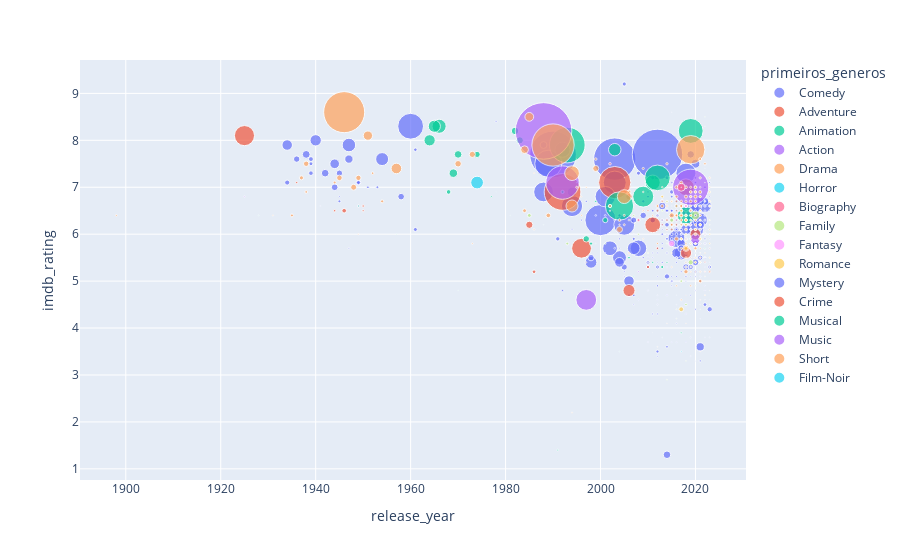

The code cell stored with this chart in its notebook:
### Markdown cell above
# Gráfico

### Code cell
fig = px.scatter(df_filmes_limpo, x="release_year", y="imdb_rating",
	         size="votes", color="primeiros_generos",
                 hover_name="title", size_max=40)
fig.show()

### Figure 1 — Plotly figure (JSON) as saved in the notebook; plotly's stock layout.template omitted (floating-point values rounded to 4 significant figures; data arrays with more than 128 entries replaced by an {"elided": "..."} marker saying what was removed)
{"data": [{"hovertemplate": "<b>%{hovertext}</b><br><br>primeiros_generos=Comedy<br>release_year=%{x}<br>imdb_rating=%{y}<br>votes=%{marker.size}<extra></extra>", "hovertext": {"elided": "433 str values"}, "legendgroup": "Comedy", "marker": {"color": "#636efa", "size": {"elided": "433 int values"}, "sizemode": "area", "sizeref": 577.9, "symbol": "circle"}, "mode": "markers", "name": "Comedy", "orientation": "v", "showlegend": true, "type": "scatter", "x": {"elided": "433 int values"}, "xaxis": "x", "y": {"elided": "433 float values"}, "yaxis": "y"}, {"hovertemplate": "<b>%{hovertext}</b><br><br>primeiros_generos=Adventure<br>release_year=%{x}<br>imdb_rating=%{y}<br>votes=%{marker.size}<extra></extra>", "hovertext": ["Elf", "Home Alone 2: Lost in New York", "Jingle All the Way", "The Christmas Chronicles", "The Naughty Nine", "The Santa Clause 3: The Escape Clause", "Santa Claus", "The Christmas Chronicles: Part Two", "The Nutcracker and the Four Realms", "The Nativity Story", "A Very Harold & Kumar Christmas", "Babes in Toyland", "The Search for Santa Paws", "Christmas Again", "The Gold Rush", "The Santa Suit", "Campfire Romance", "Kristin's Christmas Past", "Journey to the Christmas Star", "Christmas Ransom", "Santa Swap: Merry Christmas Mr. Andersen", "Mariah Carey's Magical Christmas Special", "Stowaway", "Discarding Santa", "Christmas with the Prince"], "legendgroup": "Adventure", "marker": {"color": "#EF553B", "size": [300546, 389541, 113346, 81195, 1527, 41887, 15236, 34558, 36570, 12172, 72114, 3886, 3175, 1172, 116901, 1100, 654, 1266, 1697, 264, 834, 1476, 1448, 43, 12], "sizemode": "area", "sizeref": 577.9, "symbol": "circle"}, "mode": "markers", "name": "Adventure", "orientation": "v", "showlegend": true, "type": "scatter", "x": [2003, 1992, 1996, 2018, 2023, 2006, 1985, 2020, 2018, 2006, 2011, 1986, 2010, 2021, 1925, 2010, 2022, 2013, 2012, 2022, 2016, 2020, 1936, 2018, 2023], "xaxis": "x", "y": [7.1, 6.9, 5.7, 7, 5.2, 4.8, 6.2, 6, 5.6, 6.8, 6.2, 5.2, 5.3, 5.2, 8.1, 6.5, 5.4, 6.2, 5.7, 4.7, 6.3, 5.8, 7.1, 4.7, 4.6], "yaxis": "y"}, {"hovertemplate": "<b>%{hovertext}</b><br><br>primeiros_generos=Animation<br>release_year=%{x}<br>imdb_rating=%{y}<br>votes=%{marker.size}<extra></extra>", "hovertext": ["The Grinch", "The Polar Express", "Klaus", "A Christmas Carol", "The Nightmare Before Christmas", "Rudolph the Red-Nosed Reindeer", "How the Grinch Stole Christmas!", "Arthur Christmas", "Santa Claus Is Comin' to Town", "The Year Without a Santa Claus", "A Charlie Brown Christmas", "Frosty the Snowman", "Rise of the Guardians", "Tokyo Godfathers", "The Snowman", "Mickey's Christmas Carol", "Rudolph the Red-Nosed Reindeer: The Movie", "The Little Drummer Boy", "Barbie in the Nutcracker", "Beauty and the Beast: The Enchanted Christmas", "Elf: Buddy's Musical Christmas", "Saving Santa", "Winnie the Pooh: A Very Merry Pooh Year", "Santa Baby", "The Christmas Tree", "It's Christmastime Again, Charlie Brown", "A Flintstone Christmas", "A Trash Truck Christmas", "Winnie the Pooh: Seasons of Giving", "48 Christmas Wishes", "Christmas Is Here Again", "Barbie: A Perfect Christmas", "The Littlest Light on the Christmas Tree", "The Original Christmas Classics", "O' Christmas Tree", "Christmas Is", "Spot's Magical Christmas", "B.C.: A Special Christmas", "Dot & Spot's Magical Christmas Adventure", "A Cool Like That Christmas", "Christmas in Tattertown", "The Candlemaker", "Junkers Come Here", "Woos Whoopee"], "legendgroup": "Animation", "marker": {"color": "#00cc96", "size": [85219, 233258, 178753, 126638, 368946, 36467, 57368, 65517, 16973, 11270, 42695, 20959, 189439, 45091, 16254, 14813, 3082, 6213, 7855, 11799, 1209, 2772, 2968, 1821, 866, 2952, 951, 254, 1614, 1242, 373, 1273, 154, 47, 136, 132, 59, 71, 36, 65, 99, 136, 258, 243], "sizemode": "area", "sizeref": 577.9, "symbol": "circle"}, "mode": "markers", "name": "Animation", "orientation": "v", "showlegend": true, "type": "scatter", "x": [2018, 2004, 2019, 2009, 1993, 1964, 1966, 2011, 1970, 1974, 1965, 1969, 2012, 2003, 1982, 1983, 1998, 1968, 2001, 1997, 2014, 2013, 2002, 2006, 1991, 1992, 1977, 2020, 1999, 2017, 2007, 2011, 2004, 1965, 1999, 1970, 1995, 1981, 2005, 1993, 1988, 1957, 1995, 1928], "xaxis": "x", "y": [6.4, 6.6, 8.2, 6.8, 7.9, 8, 8.3, 7.1, 7.7, 7.7, 8.3, 7.3, 7.2, 7.8, 8.2, 8, 5.8, 6.9, 6.3, 5.9, 5.4, 5.3, 6.6, 5.5, 1.4, 6.9, 6.8, 5.6, 6.7, 3.9, 5.1, 5.4, 3.5, 8.4, 5.8, 4.8, 7.6, 6.4, 7.2, 6.6, 6.2, 6, 7.1, 6.4], "yaxis": "y"}, {"hovertemplate": "<b>%{hovertext}</b><br><br>primeiros_generos=Action<br>release_year=%{x}<br>imdb_rating=%{y}<br>votes=%{marker.size}<extra></extra>", "hovertext": ["Die Hard", "Home Alone 3", "Shazam!", "Fatman", "Batman Returns", "Maciste in Hell"], "legendgroup": "Action", "marker": {"color": "#ab63fa", "size": [924658, 124554, 377356, 29172, 322680, 609], "sizemode": "area", "sizeref": 577.9, "symbol": "circle"}, "mode": "markers", "name": "Action", "orientation": "v", "showlegend": true, "type": "scatter", "x": [1988, 1997, 2019, 2020, 1992, 1925], "xaxis": "x", "y": [8.2, 4.6, 7, 5.9, 7.1, 6.8], "yaxis": "y"}, {"hovertemplate": "<b>%{hovertext}</b><br><br>primeiros_generos=Drama<br>release_year=%{x}<br>imdb_rating=%{y}<br>votes=%{marker.size}<extra></extra>", "hovertext": {"elided": "205 str values"}, "legendgroup": "Drama", "marker": {"color": "#FFA15A", "size": {"elided": "205 int values"}, "sizemode": "area", "sizeref": 577.9, "symbol": "circle"}, "mode": "markers", "name": "Drama", "orientation": "v", "showlegend": true, "type": "scatter", "x": {"elided": "205 int values"}, "xaxis": "x", "y": {"elided": "205 float values"}, "yaxis": "y"}, {"hovertemplate": "<b>%{hovertext}</b><br><br>primeiros_generos=Horror<br>release_year=%{x}<br>imdb_rating=%{y}<br>votes=%{marker.size}<extra></extra>", "hovertext": ["Black Christmas", "Once Upon a Time at Christmas", "Christmas with the Dead"], "legendgroup": "Horror", "marker": {"color": "#19d3f3", "size": [46769, 658, 91], "sizemode": "area", "sizeref": 577.9, "symbol": "circle"}, "mode": "markers", "name": "Horror", "orientation": "v", "showlegend": true, "type": "scatter", "x": [1974, 2017, 2012], "xaxis": "x", "y": [7.1, 3.5, 6.1], "yaxis": "y"}, {"hovertemplate": "<b>%{hovertext}</b><br><br>primeiros_generos=Biography<br>release_year=%{x}<br>imdb_rating=%{y}<br>votes=%{marker.size}<extra></extra>", "hovertext": ["The Man Who Invented Christmas", "Silent Night", "Thomas Kinkade's Christmas Cottage", "The Man Who Saved Christmas"], "legendgroup": "Biography", "marker": {"color": "#FF6692", "size": [18405, 1825, 2791, 553], "sizemode": "area", "sizeref": 577.9, "symbol": "circle"}, "mode": "markers", "name": "Biography", "orientation": "v", "showlegend": true, "type": "scatter", "x": [2017, 2002, 2008, 2002], "xaxis": "x", "y": [7, 7.5, 6.3, 6.5], "yaxis": "y"}, {"hovertemplate": "<b>%{hovertext}</b><br><br>primeiros_generos=Family<br>release_year=%{x}<br>imdb_rating=%{y}<br>votes=%{marker.size}<extra></extra>", "hovertext": ["Jingle Jangle: A Christmas Journey", "The Nutcracker", "One Magic Christmas", "A Blue Ridge Mountain Christmas", "Christmas Next Door", "A Christmas Prince: The Royal Baby", "Prancer Returns", "The Christmas Miracle of Jonathan Toomey", "A Christmas Star", "Angels and Ornaments", "Christmas Break-In", "A Royal Christmas Engagement", "12 Gifts of Christmas", "Christmas Joy", "A Christmas Tree Miracle", "An Evergreen Christmas", "Snow 2: Brain Freeze", "A Twist of Christmas", "A Miracle on Christmas Lake", "A Doggone Christmas", "The Night Before the Night Before Christmas", "All I Want for Christmas", "Holiday Hideaway", "This Is Our Christmas", "The Christmas Doodle", "The Dog Days of Christmas", "The Key to Christmas", "The Three Dogateers", "Christmas at Cadillac Jack's", "Hashtag Blessed: The Movie", "Jingle Vingle"], "legendgroup": "Family", "marker": {"color": "#B6E880", "size": [20265, 2357, 4320, 1366, 2779, 7745, 657, 1217, 2031, 1339, 1691, 488, 5162, 2035, 926, 487, 1154, 980, 290, 230, 726, 47, 48, 189, 52, 310, 121, 321, 278, 77, 129], "sizemode": "area", "sizeref": 577.9, "symbol": "circle"}, "mode": "markers", "name": "Family", "orientation": "v", "showlegend": true, "type": "scatter", "x": [2020, 1993, 1985, 2019, 2017, 2019, 2001, 2007, 2017, 2014, 2018, 2020, 2015, 2018, 2013, 2014, 2008, 2018, 2016, 2016, 2010, 2022, 2022, 2018, 2021, 2021, 2020, 2014, 2007, 2022, 2022], "xaxis": "x", "y": [6.4, 5.8, 6.4, 6.2, 6.5, 5.4, 5.8, 6.4, 5, 6.7, 4.5, 4.9, 6.3, 6.4, 6.5, 5.8, 6, 6.4, 4.4, 4.2, 5.6, 5.8, 8.3, 3.3, 4.4, 5.2, 5.4, 2.9, 6.7, 5.5, 8.5], "yaxis": "y"}, {"hovertemplate": "<b>%{hovertext}</b><br><br>primeiros_generos=Fantasy<br>release_year=%{x}<br>imdb_rating=%{y}<br>votes=%{marker.size}<extra></extra>", "hovertext": ["A Christmas Horror Story", "A Shoe Addict's Christmas"], "legendgroup": "Fantasy", "marker": {"color": "#FF97FF", "size": [12080, 3000], "sizemode": "area", "sizeref": 577.9, "symbol": "circle"}, "mode": "markers", "name": "Fantasy", "orientation": "v", "showlegend": true, "type": "scatter", "x": [2015, 2018], "xaxis": "x", "y": [5.8, 6.6], "yaxis": "y"}, {"hovertemplate": "<b>%{hovertext}</b><br><br>primeiros_generos=Romance<br>release_year=%{x}<br>imdb_rating=%{y}<br>votes=%{marker.size}<extra></extra>", "hovertext": ["A Not So Royal Christmas", "Christmas Island", "Christmas in Scotland", "An Unexpected Christmas", "Catch Me If You Claus", "Holiday Hotline", "Christmas Wedding Planner", "A Season for Family", "Christmas at the Amish Bakery", "Time for Us to Come Home for Christmas", "Christmas Keepsake", "Christmas at the Chalet", "Christmas Made to Order", "The Santa Summit", "Christmas on 5th Avenue", "A Perfect Christmas Pairing", "Everything Christmas", "Christmas Time Capsule", "Homegrown Christmas", "A Christmas Miracle for Daisy", "Jingle Bell Princess", "A Royal Christmas Crush", "A Dash of Christmas", "Sister Swap: A Hometown Holiday", "A Christmas Frequency", "Christmas in Evergreen: Tidings of Joy", "Flipping for Christmas", "A Christmas Star", "Christmas on the Range", "The Fabric of Christmas", "A Dickens of a Holiday!", "Pride, Prejudice and Mistletoe", "Open by Christmas", "A Merry Single Christmas", "Rocky Mountain Christmas", "Nantucket Noel", "Christmas at the Palace", "Christmas in Homestead", "Sweet Mountain Christmas", "Royally Wrapped for Christmas", "Christmas on Ice", "The Christmas Ornament", "Christmas with a Prince: Becoming Royal", "The Enchanted Christmas Cake", "Christmas in Louisiana", "A Wedding for Christmas", "Christmas with a Crown", "Enchanted Christmas", "A Midnight Kiss", "Mom's Christmas Boyfriend", "A Christmas Wish in Hudson", "Christmas Festival of Ice", "Secretly Santa", "Rolling Into Christmas", "Christmas on the Rocks", "A Christmas in Royal Fashion", "Picture Perfect Royal Christmas", "The Christmas Pledge", "The Snowball Effect", "Middleton Christmas", "Christmas on Wheels", "A Crafty Christmas Romance", "The Christmas High Note"], "legendgroup": "Romance", "marker": {"color": "#FECB52", "size": [592, 1123, 276, 2657, 931, 956, 6787, 620, 95, 1671, 390, 404, 4906, 997, 475, 164, 702, 263, 1230, 2714, 1169, 701, 380, 1445, 206, 1802, 673, 938, 698, 169, 1445, 2327, 1447, 237, 1847, 1071, 2502, 2668, 702, 835, 1108, 2176, 679, 657, 613, 1111, 1189, 1440, 957, 50, 295, 1350, 528, 110, 125, 808, 509, 89, 144, 286, 459, 585, 285], "sizemode": "area", "sizeref": 577.9, "symbol": "circle"}, "mode": "markers", "name": "Romance", "orientation": "v", "showlegend": true, "type": "scatter", "x": [2023, 2023, 2023, 2021, 2023, 2023, 2017, 2023, 2023, 2020, 2023, 2023, 2018, 2023, 2021, 2023, 2023, 2023, 2018, 2021, 2021, 2023, 2023, 2021, 2023, 2019, 2023, 2021, 2019, 2023, 2021, 2018, 2021, 2022, 2017, 2021, 2018, 2016, 2019, 2021, 2020, 2013, 2019, 2021, 2019, 2018, 2020, 2017, 2018, 2023, 2021, 2017, 2021, 2022, 2022, 2018, 2020, 2023, 2022, 2020, 2020, 2020, 2020], "xaxis": "x", "y": [6.1, 6.7, 5.2, 6.9, 6.6, 6.9, 4.4, 7, 6.6, 7, 6.3, 6.6, 5.7, 6.9, 6.5, 5.3, 6, 6.2, 6, 5.9, 6.5, 5.5, 6.7, 6.2, 5.3, 6.4, 5.8, 6.5, 6.2, 6.3, 7.2, 6.2, 6.8, 5.1, 6.5, 5.9, 6.3, 6.6, 6.3, 6.3, 6.1, 6.8, 5.8, 5.4, 5.8, 5.3, 5.4, 5.9, 6, 5.5, 5.4, 5.9, 5.4, 7.1, 5.7, 5.4, 5.5, 4.8, 4.7, 5.5, 5.8, 5.5, 5.2], "yaxis": "y"}, {"hovertemplate": "<b>%{hovertext}</b><br><br>primeiros_generos=Mystery<br>release_year=%{x}<br>imdb_rating=%{y}<br>votes=%{marker.size}<extra></extra>", "hovertext": ["Mystery on Mistletoe Lane", "Unlocking Christmas"], "legendgroup": "Mystery", "marker": {"color": "#636efa", "size": [895, 1381], "sizemode": "area", "sizeref": 577.9, "symbol": "circle"}, "mode": "markers", "name": "Mystery", "orientation": "v", "showlegend": true, "type": "scatter", "x": [2023, 2020], "xaxis": "x", "y": [7.1, 6.4], "yaxis": "y"}, {"hovertemplate": "<b>%{hovertext}</b><br><br>primeiros_generos=Crime<br>release_year=%{x}<br>imdb_rating=%{y}<br>votes=%{marker.size}<extra></extra>", "hovertext": ["Mr. Soft Touch", "Lady in the Lake", "Christmas Holiday", "Backfire", "Holiday Heist", "Walk Softly, Stranger"], "legendgroup": "Crime", "marker": {"color": "#EF553B", "size": [1187, 6134, 1603, 1692, 161, 1296], "sizemode": "area", "sizeref": 577.9, "symbol": "circle"}, "mode": "markers", "name": "Crime", "orientation": "v", "showlegend": true, "type": "scatter", "x": [1949, 1946, 1944, 1950, 2019, 1950], "xaxis": "x", "y": [6.6, 6.5, 6.5, 6.6, 5.7, 6.5], "yaxis": "y"}, {"hovertemplate": "<b>%{hovertext}</b><br><br>primeiros_generos=Musical<br>release_year=%{x}<br>imdb_rating=%{y}<br>votes=%{marker.size}<extra></extra>", "hovertext": ["Dolly Parton's Mountain Magic Christmas", "A Mac Davis Special: Christmas Odyssey - 2010"], "legendgroup": "Musical", "marker": {"color": "#00cc96", "size": [519, 11], "sizemode": "area", "sizeref": 577.9, "symbol": "circle"}, "mode": "markers", "name": "Musical", "orientation": "v", "showlegend": true, "type": "scatter", "x": [2022, 1978], "xaxis": "x", "y": [5.7, 6.9], "yaxis": "y"}, {"hovertemplate": "<b>%{hovertext}</b><br><br>primeiros_generos=Music<br>release_year=%{x}<br>imdb_rating=%{y}<br>votes=%{marker.size}<extra></extra>", "hovertext": ["Christmas at Graceland: Home for the Holidays", "Christmas on Mars", "A Kylie Christmas: Live from the Royal Albert Hall"], "legendgroup": "Music", "marker": {"color": "#ab63fa", "size": [1131, 817, 52], "sizemode": "area", "sizeref": 577.9, "symbol": "circle"}, "mode": "markers", "name": "Music", "orientation": "v", "showlegend": true, "type": "scatter", "x": [2019, 2008, 2015], "xaxis": "x", "y": [6.2, 5.2, 8.6], "yaxis": "y"}, {"hovertemplate": "<b>%{hovertext}</b><br><br>primeiros_generos=Short<br>release_year=%{x}<br>imdb_rating=%{y}<br>votes=%{marker.size}<extra></extra>", "hovertext": ["The Christmas Party", "We Wish You a Turtle Christmas", "Perfect Strangers", "Santa Claus", "Delivering Christmas", "Christmas Coming Out", "Mistletoe"], "legendgroup": "Short", "marker": {"color": "#FFA15A", "size": [440, 444, 28, 1015, 128, 26, 10], "sizemode": "area", "sizeref": 577.9, "symbol": "circle"}, "mode": "markers", "name": "Short", "orientation": "v", "showlegend": true, "type": "scatter", "x": [1931, 1994, 2015, 1898, 2017, 2021, 2011], "xaxis": "x", "y": [6.4, 2.2, 7.1, 6.4, 7, 6.7, 3.9], "yaxis": "y"}, {"hovertemplate": "<b>%{hovertext}</b><br><br>primeiros_generos=Film-Noir<br>release_year=%{x}<br>imdb_rating=%{y}<br>votes=%{marker.size}<extra></extra>", "hovertext": ["Cover Up"], "legendgroup": "Film-Noir", "marker": {"color": "#19d3f3", "size": [1259], "sizemode": "area", "sizeref": 577.9, "symbol": "circle"}, "mode": "markers", "name": "Film-Noir", "orientation": "v", "showlegend": true, "type": "scatter", "x": [1949], "xaxis": "x", "y": [6.6], "yaxis": "y"}], "layout": {"legend": {"itemsizing": "constant", "title": {"text": "primeiros_generos"}, "tracegroupgap": 0}, "margin": {"t": 60}, "xaxis": {"anchor": "y", "domain": [0, 1], "title": {"text": "release_year"}}, "yaxis": {"anchor": "x", "domain": [0, 1], "title": {"text": "imdb_rating"}}}}
